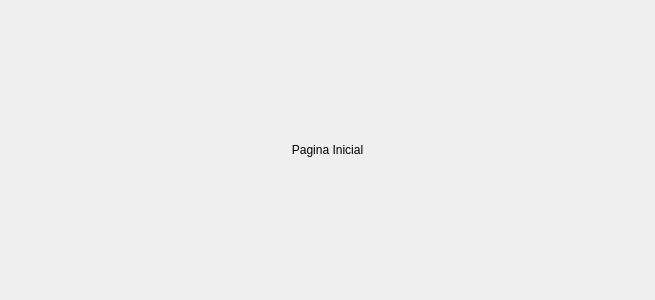
<?xml version="1.0" encoding="UTF-8"?>
<ui version="4.0">
 <class>StackedWidget</class>
 <widget class="QStackedWidget" name="StackedWidget">
  <property name="geometry">
   <rect>
    <x>0</x>
    <y>0</y>
    <width>655</width>
    <height>300</height>
   </rect>
  </property>
  <property name="windowTitle">
   <string>StackedWidget</string>
  </property>
  <widget class="QWidget" name="page_1">
   <layout class="QVBoxLayout" name="verticalLayout">
    <item>
     <widget class="QLabel" name="label">
      <property name="text">
       <string>Pagina Inicial</string>
      </property>
      <property name="alignment">
       <set>Qt::AlignCenter</set>
      </property>
     </widget>
    </item>
   </layout>
  </widget>
  <widget class="QWidget" name="page_2">
   <layout class="QVBoxLayout" name="verticalLayout_2">
    <item>
     <widget class="QLabel" name="label_2">
      <property name="text">
       <string>Pagina 2</string>
      </property>
      <property name="alignment">
       <set>Qt::AlignCenter</set>
      </property>
     </widget>
    </item>
   </layout>
  </widget>
  <widget class="QWidget" name="page_3">
   <layout class="QVBoxLayout" name="verticalLayout_3">
    <item>
     <widget class="QLabel" name="label_3">
      <property name="text">
       <string>Pagina 03</string>
      </property>
      <property name="alignment">
       <set>Qt::AlignCenter</set>
      </property>
     </widget>
    </item>
   </layout>
  </widget>
 </widget>
 <resources/>
 <connections/>
</ui>
